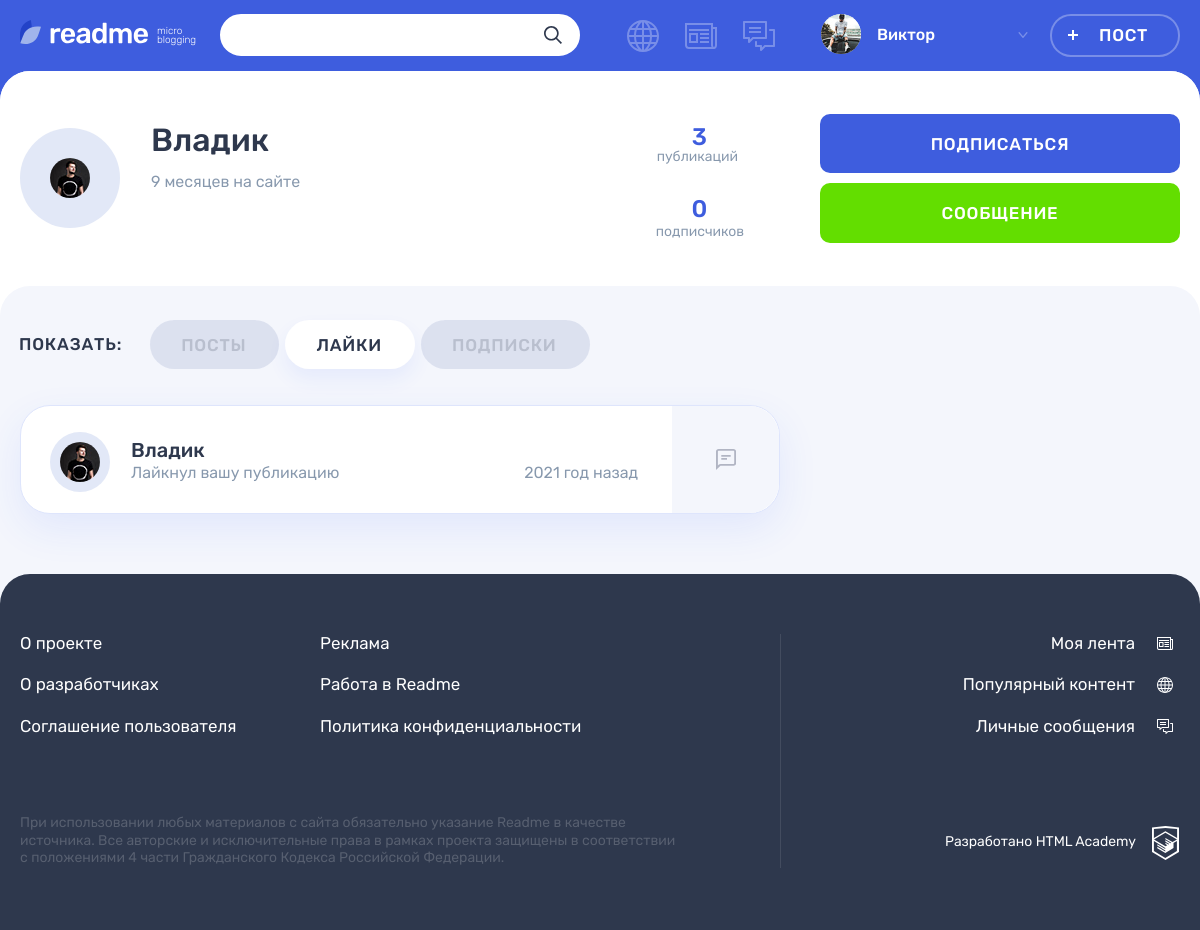
Page /profile.php?author_id=3&tab=likes (signed in) on the earlier database version.
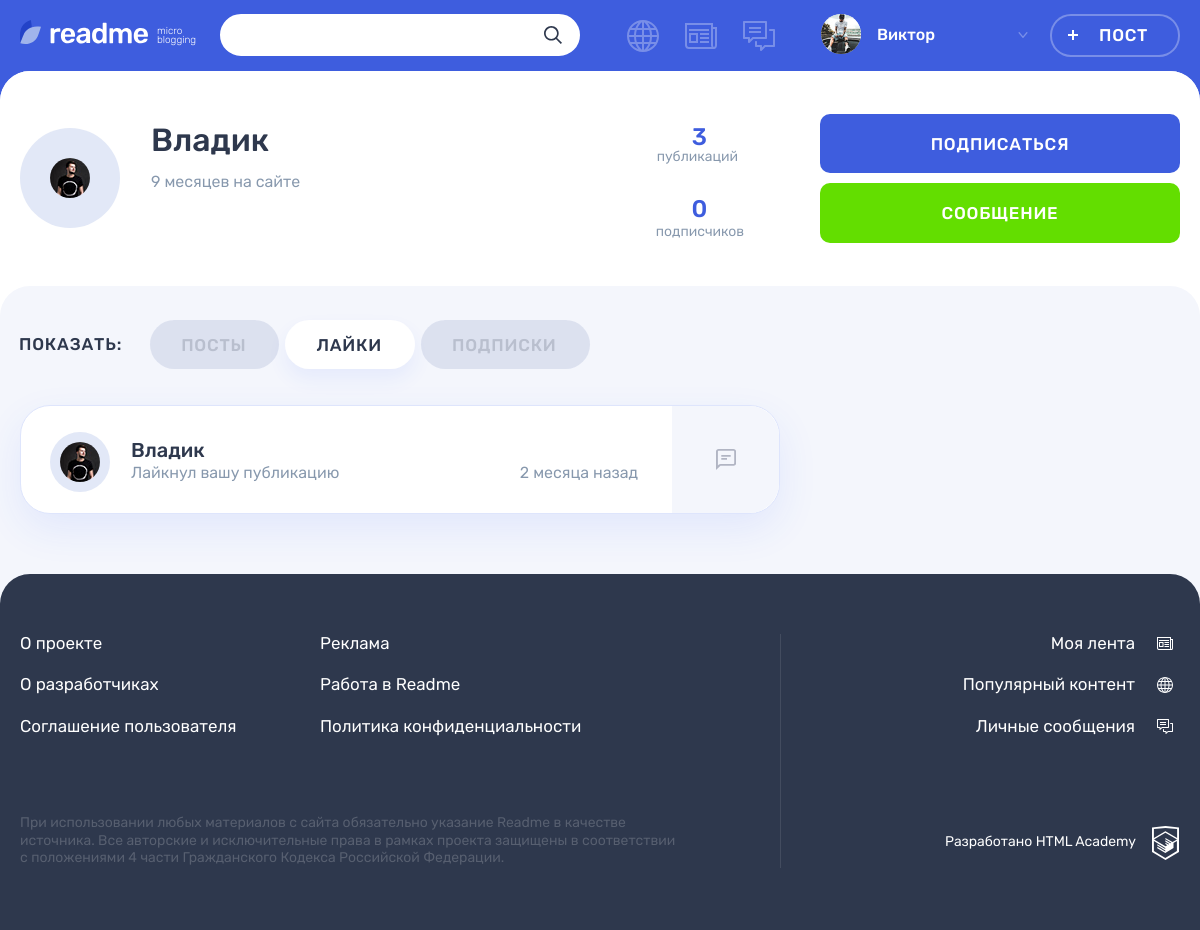
Same page on the later database version.
### tables this page shows
CREATE TABLE likes
(
  id      INT AUTO_INCREMENT PRIMARY KEY,
  user_id INT NOT NULL,
  post_id INT NOT NULL,
  like_at DATETIME NOT NULL,
  FOREIGN KEY (user_id) REFERENCES users (id),
  FOREIGN KEY (post_id) REFERENCES posts (id)
);

CREATE TABLE users
(
  id            INT AUTO_INCREMENT PRIMARY KEY,
  registered_at DATETIME            NOT NULL,
  email         VARCHAR(320) UNIQUE NOT NULL,
  login         VARCHAR(128) UNIQUE NOT NULL,
  password      VARCHAR(1000)       NOT NULL,
  avatar_path   VARCHAR(125)
);

### helpers.php (called while the page is built, shortened)
<?php
function get_noun_plural_form(int $number, string $one, string $two, string $many): string
{
    $number = (int)$number;
    $mod10 = $number % 10;
    $mod100 = $number % 100;
    switch (true) {
        case ($mod10 > 5):
            return $many;
        case ($mod10 === 1):
            return $one;
        case ($mod10 >= 2 && $mod10 <= 4):
            return $two;
    }
}
function include_template($name, array $data = [])
{
    $name = 'templates/' . $name;
    extract($data);
    require $name;
    $result = ob_get_clean();
    return $result;
}

### database/likes.php (called while the page is built, shortened)
<?php
function getLikesByUserId($connect, $user_id): array
{
    $query = "SELECT
       l.id,
       l.user_id,
       u.login,
       u.avatar_path,
       l.like_at,
       l.post_id,
       p.type_id,
       p.content,
       p.preview,
       p.title
    FROM likes l
        JOIN users u
            ON u.id = l.user_id
        JOIN posts p
            ON p.id = l.post_id
    WHERE p.user_id = ?
    ORDER BY l.like_at DESC";
    return fetchData(prepareResult($connect, $query,"i" , [$user_id]));
}

### database/helpers.php (called while the page is built, shortened)
<?php
function fetchData($result): array
{
    return mysqli_fetch_all($result, MYSQLI_ASSOC);
}
function prepareResult($connect, $query, $types = "", $params = []): mysqli_result {
    $stmt = mysqli_prepare($connect, $query);
    if ($types !== "") {
        $result = mysqli_stmt_bind_param($stmt, $types, ...$params);
    }
    $result = mysqli_stmt_execute($stmt);
    $result = mysqli_stmt_get_result($stmt);
    return $result;
}

### database/posts.php (called while the page is built, shortened)
<?php
function fetchPostTypes($connect): array
{
    $query = "SELECT id, name, icon_class from content_types";
    return fetchData(prepareResult($connect, $query));
}

### functions.php (called while the page is built, shortened)
<?php
function getTimeAgo(DateTime $created_date,  string $additional_text = "назад"): string
{
    $current_date = date_create();
    $diff = date_diff($current_date, $created_date);
    if ($diff->y > 0) {
        $date_count = $diff->y;
        $format = ['год', 'года', 'лет'];
    } elseif ($diff->days > 35) {
        $date_count = $diff->m;
        $format = ['месяц', 'месяца', 'месяцев'];
    } elseif ($diff->days > 7) {
        $date_count = ceil($diff->days / 7);
        $format = ['неделя', 'недели', 'недель'];
    } elseif ($diff->d > 0) {
        $date_count = $diff->d;
        $format = ['день', 'дня', 'дней'];
    } elseif ($diff->h > 0) {
        $date_count = $diff->h;
        $format = ['час', 'часа', 'часов'];
    } else {
        $date_count = $diff->i;
        $format = ['минута', 'минуты', 'минут'];
    }
    $dateType = get_noun_plural_form($date_count, ...$format);
    return $date_count . " " . $dateType . " " . $additional_text;
}
function normalizeLike(array $like, array $post_types): array {
    $like_at = date_create($like["like_at"]);
    $type_key = array_search((string) $like["type_id"], array_column($post_types, "id"), true);
    return [
        "id" => (string) $like["id"],
        "user_id" => (string) $like["user_id"],
        "user_name" => $like["login"],
        "avatar" => $like["avatar_path"],
        "like_at" => $like["like_at"],
        "post_id" => (string) $like["post_id"],
        "post_type" => "post-mini--" . $post_types[$type_key]["icon_class"],
        "post_content" => $like["content"],
        "preview" => $like["preview"],
        "post_title" => $like["title"],
        "time_ago" => getTimeAgo($like_at),
        "date_title" => date_format($like_at, "d.m.Y H:i"),
    ];
}
function normalizeLikes(array $likes, array $post_types): array {
    $result = [];
    foreach ($likes as $like) {
        $result[] = normalizeLike($like, $post_types);
    }
    return $result;
}
function normalizePostTypes(array $post_types): array
{
    $result = [];
    foreach ($post_types as $post_type) {
        $result[] = [
            "id" => (string) $post_type["id"],
            "name" => $post_type["name"],
            "icon_class" => $post_type["icon_class"],
        ];
    }
    return $result;
}

### templates/parts/profile/likes.php (the view, shortened to what the changed rows need)
<section class="profile__likes tabs__content tabs__content--active">
    <ul class="profile__likes-list">
        <?php foreach ($content as $like): ?>
            <li class="post-mini <?= htmlspecialchars($like["post_type"]) ?> post user">
                <div class="post-mini__user-info user__info">
                    <div class="post-mini__avatar user__avatar">
                        <a class="user__avatar-link" href="/profile.php?author_id=<?= htmlspecialchars($like["user_id"]) ?>">
                            <img class="post-mini__picture user__picture" src="<?= htmlspecialchars($like["avatar"]) ?>" alt="Аватар пользователя">
                        </a>
                    </div>
                    <div class="post-mini__name-wrapper user__name-wrapper">
                        <a class="post-mini__name user__name" href="/profile.php?author_id=<?= htmlspecialchars($like["user_id"]) ?>">
                            <span><?= htmlspecialchars($like["user_name"]) ?></span>
                        </a>
                        <div class="post-mini__action">
                            <span class="post-mini__activity user__additional">Лайкнул вашу публикацию</span>
                            <time class="post-mini__time user__additional" datetime="<?= htmlspecialchars($like["date_title"]) ?>"><?= htmlspecialchars($like["time_ago"]) ?></time>
                        </div>
                    </div>
                </div>
                <div class="post-mini__preview">
                    <a class="post-mini__link" href="/post.php?post_id=<?= htmlspecialchars($like["post_id"]) ?>" title="Перейти на публикацию">
                        <?php
                            $post_preview = include_template("/parts/post/" . $like["post_type"] . ".php", [
                                "preview" => $like["preview"],
                            ]);
                            print($post_preview);
                        ?>
                    </a>
                </div>
            </li>
        <?php endforeach; ?>
    </ul>
</section>

### templates/parts/post/post-mini--text.php (shortened to what the changed rows need)
<svg class="post-mini__preview-icon" width="20" height="21">
    <use xlink:href="#icon-filter-text"></use>
</svg>

Differences in the rows shown:
changed likes "Владик": time_ago "2021 год назад" → "2 месяца назад"
